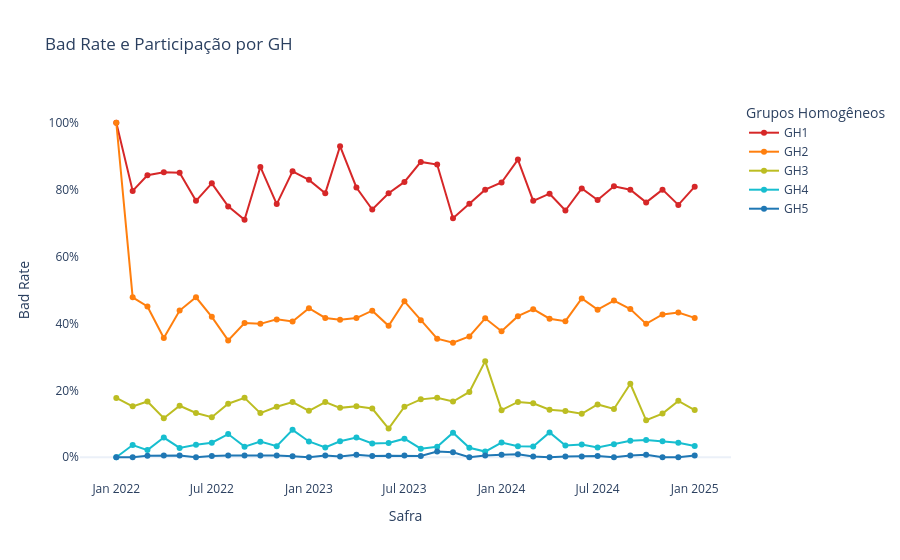
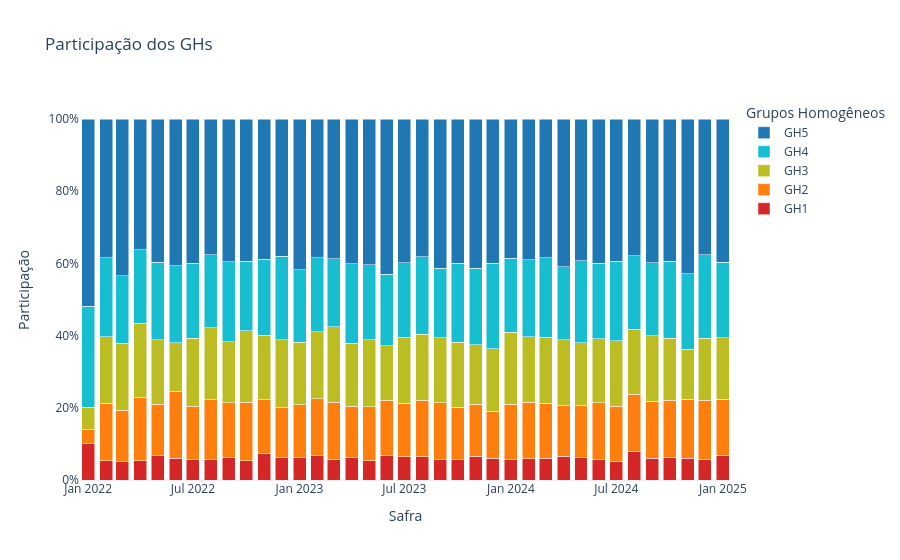

Source (notebook cell) for these figures, in order:
### Markdown cell above
### Grupos Homogêneos: Bad Rate e Share

### Code cell
# Exemplo: lista com 5 cores personalizadas
cores_personalizadas = ["#d62728", "#ff7f0e", "#bcbd22", "#17becf", "#1f77b4"]

fig_rate, fig_share = evaluator.plot_event_rate(
    save=False,
    title="Bad Rate e Participação por GH",
    custom_colors=cores_personalizadas
)
fig_rate.show()
fig_share.show()
